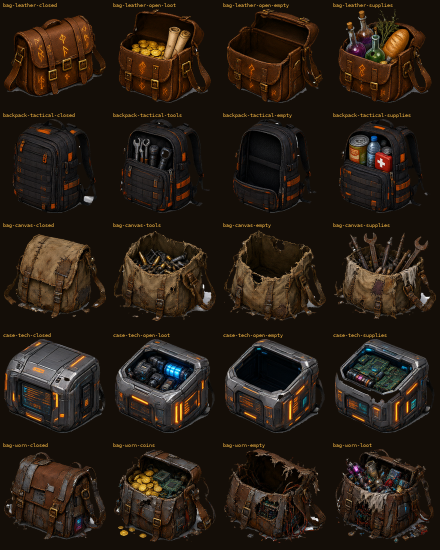
#> input picture furniture/_contact-bag.png, 880 x 1100 px, given in place of bag.png, which was not available (shown at 1/2 size)
$ python prepare_furniture_assets.py
#> lines starting #> are read from the running program, lines starting #| are printed output that depends on the picture
#!/usr/bin/env python3
"""Нарезает мебель из pic_v2/furniture в отдельные PNG с прозрачным фоном.

Сетка исходников: 4 колонки × 5 строк. Ассеты складываются в MVP/furniture/,
не привязываясь к конкретной книге.
"""
from __future__ import annotations

import json
from pathlib import Path

import numpy as np
from PIL import Image, ImageDraw, ImageFont

ROOT = Path(__file__).resolve().parents[1]
SRC = Path('/home/vlad/DeepSeekHome2/pic_v2/furniture')
OUT = ROOT / 'furniture'
ROWS, COLS = 5, 4

NAMES = {
    'bag': [
        'bag-leather-closed', 'bag-leather-open-loot', 'bag-leather-open-empty', 'bag-leather-supplies',
        'backpack-tactical-closed', 'backpack-tactical-tools', 'backpack-tactical-empty', 'backpack-tactical-supplies',
        'bag-canvas-closed', 'bag-canvas-tools', 'bag-canvas-empty', 'bag-canvas-supplies',
        'case-tech-closed', 'case-tech-open-loot', 'case-tech-open-empty', 'case-tech-supplies',
        'bag-worn-closed', 'bag-worn-coins', 'bag-worn-empty', 'bag-worn-loot',
    ],
    'chest': [
        'chest-wood-closed', 'chest-wood-loot', 'chest-wood-open', 'chest-wood-chained',
        'chest-simple-closed', 'chest-simple-loot', 'chest-simple-open', 'chest-code-lock',
        'chest-metal-closed', 'chest-metal-loot', 'chest-metal-open', 'chest-metal-chained',
        'chest-tech-closed', 'chest-tech-loot', 'chest-tech-open', 'chest-tech-device',
        'chest-ornate-closed', 'chest-ornate-fire', 'chest-ornate-open', 'chest-ornate-locked',
    ],
    'closet': [
        'closet-wood-closed', 'closet-wood-open-empty', 'closet-wood-carved', 'closet-wood-supplies',
        'closet-metal-closed', 'closet-metal-open-empty', 'closet-metal-handles', 'closet-metal-medical',
        'closet-rust-closed', 'closet-rust-open-empty', 'closet-rust-damaged', 'closet-rust-loot',
        'closet-tech-closed', 'closet-tech-open-lit', 'closet-tech-panels', 'closet-tech-supplies',
        'closet-bandit-closed', 'closet-bandit-open-empty', 'closet-bandit-locked', 'closet-bandit-loot',
    ],
    'crate': [
        'crate-wood-closed', 'crate-wood-loot', 'crate-wood-open', 'crate-wood-broken',
        'crate-orange-closed', 'crate-orange-tools', 'crate-orange-open', 'crate-orange-damaged',
        'crate-metal-closed', 'crate-metal-wire', 'crate-metal-open', 'crate-metal-broken',
        'crate-tech-closed', 'crate-tech-loot', 'crate-tech-open', 'crate-tech-damaged',
        'crate-worn-closed', 'crate-worn-loot', 'crate-worn-empty', 'crate-worn-broken',
    ],
}
FOLDERS = {'bag': 'bags', 'chest': 'chests', 'closet': 'closets', 'crate': 'crates'}
# Границы взяты по белым промежуткам между рядами/колонками, а не делением на равные
# части: иначе нижняя кромка верхнего предмета попадает в следующий кадр.
BOUNDS = {
    'bag': ([0, 416, 830, 1220, 1610, 2048], [0, 520, 1022, 1520, 2048]),
    'chest': ([0, 420, 785, 1180, 1580, 2048], [0, 520, 1015, 1500, 2048]),
    'closet': ([0, 430, 830, 1230, 1620, 2048], [0, 520, 1030, 1490, 2048]),
    'crate': ([0, 440, 820, 1200, 1590, 2048], [0, 520, 1010, 1510, 2048]),
}


def cut_background(cell: Image.Image) -> Image.Image:
    """Удаляет светло-серый фон, связанный с краями ячейки."""
    rgb = cell.convert('RGB')
    a = np.asarray(rgb).astype(np.int16)
    span = a.max(axis=2) - a.min(axis=2)
    mn = a.min(axis=2)
    # фон и мягкая тень: нейтральные светлые/серые пиксели
    candidate = (span <= 28) & (mn >= 110)
    mask = Image.fromarray((candidate * 255).astype('uint8'), 'L').copy()
    w, h = mask.size
    for seed in ((0, 0), (w - 1, 0), (0, h - 1), (w - 1, h - 1)):
        if mask.getpixel(seed) == 255:
            ImageDraw.floodfill(mask, seed, 128)
    remove = np.asarray(mask) == 128
    # Закрытые петли ручек и щели между straps: чистый белый фон,
    # не связанный с краем ячейки. Убираем и такие островки.
    pure_white = (mn >= 248) & (span <= 10)
    remove |= pure_white
    alpha = np.where(remove, 0, 255).astype('uint8')

    # Убираем светлую кромку, оставшуюся от белого фона, в 1–2 пикселях
    # от прозрачности. Иначе на тёмной сцене вокруг мебели виден белый контур.
    for _ in range(4):
        transparent = alpha == 0
        near_transparent = transparent.copy()
        for dy in (-1, 0, 1):
            for dx in (-1, 0, 1):
                near_transparent |= np.roll(transparent, (dy, dx), (0, 1))
        edge = near_transparent & (alpha > 0)
        fringe = edge & ((mn > 170) | ((span < 35) & (a.max(axis=2) > 150)))
        alpha[fringe] = 0

    # Лёгкая эрозия силуэта убирает оставшуюся белую кромку.
    solid = alpha > 0
    for _ in range(2):
        keep = solid.copy()
        for dy in (-1, 0, 1):
            for dx in (-1, 0, 1):
                keep &= np.roll(solid, (dy, dx), (0, 1))
        solid = keep
    alpha = np.where(solid, 255, 0).astype('uint8')

    out = cell.convert('RGBA')
    out.putalpha(Image.fromarray(alpha, 'L'))
    box = out.getbbox()
    return out.crop(box) if box else out


def main() -> None:
    OUT.mkdir(parents=True, exist_ok=True)
    manifest = {'source': str(SRC), 'grid': {'rows': ROWS, 'cols': COLS}, 'assets': []}
    for kind, names in NAMES.items():
        src = SRC / f'{kind}.png'
        sheet = Image.open(src).convert('RGB')
#> sheet is the input picture: PIL image 880x1100 RGB; mean R, G, B 40.2, 29.7, 20.4
        rows, cols = BOUNDS[kind]
        folder = OUT / FOLDERS[kind]
        folder.mkdir(parents=True, exist_ok=True)
        if len(names) != ROWS * COLS:
            raise ValueError(f'{kind}: {len(names)} names for {ROWS * COLS} cells')
        for index, name in enumerate(names):
            row, col = divmod(index, COLS)
            x0, x1 = cols[col], cols[col + 1]
            y0, y1 = rows[row], rows[row + 1]
            cell = sheet.crop((x0, y0, x1, y1))
            asset = cut_background(cell)
            target = folder / f'{name}.png'
            asset.save(target, 'PNG', optimize=True)
            manifest['assets'].append({
                'type': kind,
                'name': name,
                'file': str(target.relative_to(OUT)),
                'source': f'{kind}.png',
                'row': row + 1,
                'col': col + 1,
                'width': asset.width,
                'height': asset.height,
            })
            print(f'{target.relative_to(ROOT)}  {asset.width}x{asset.height}')
#> this loop made 20 passes
#> box in cut_background on passes 1 to 12: (0, 0, 520, 416), (0, 0, 502, 416), (0, 0, 498, 416), (0, 0, 528, 416), (0, 0, 520, 414), (0, 0, 502, 414), (0, 0, 498, 414), (0, 0, 528, 414), (0, 0, 520, 390), (0, 0, 502, 390), (0, 0, 498, 390), (0, 0, 528, 390)
#> pass 1, in main, `cell = sheet.crop((x0, y0, x1, y1))`:
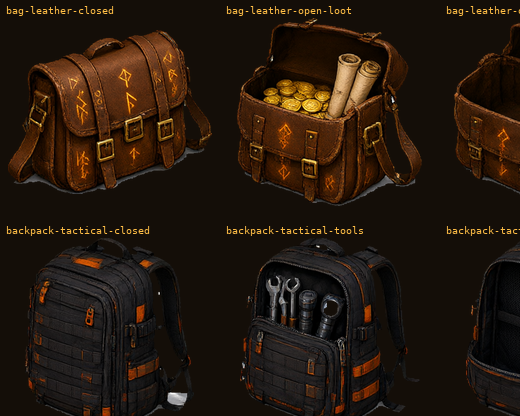
#> cell: PIL image 520x416 RGB; mean R, G, B 37.4, 24.4, 13.6
#> pass 1, in cut_background, `span = a.max(axis=2) - a.min(axis=2)`:
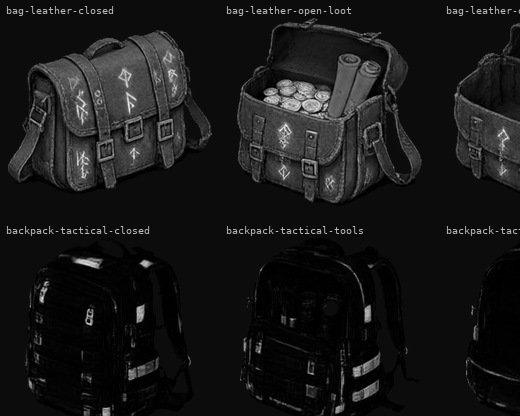
#> span: shape (416, 520) int16; min 0, max 244, mean 24.2
#> pass 1, in cut_background, `mn = a.min(axis=2)`:
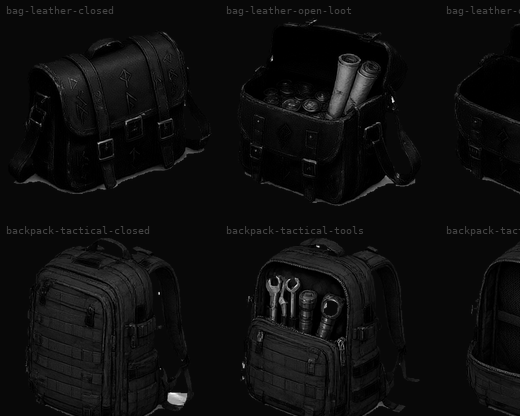
#> mn: shape (416, 520) int16; min 0, max 255, mean 13.3
#> after the loop: cell: PIL image 528x438 RGB; every value is 0
#> pass 2 of the loop in main, `for kind, names in NAMES.items():`:
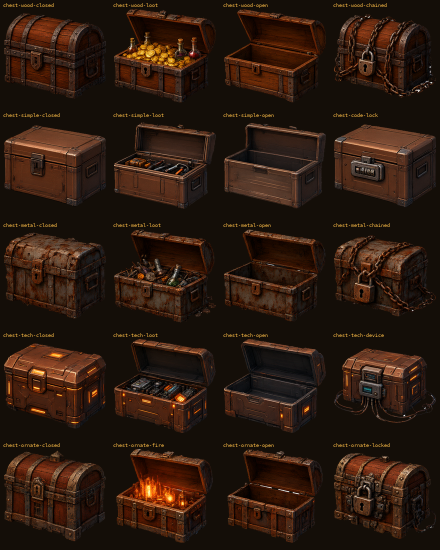
#> input picture furniture/_contact-chest.png, 880 x 1100 px, given in place of chest.png, which was not available (shown at 1/2 size)
#> in main, sheet is the input picture: PIL image 880x1100 RGB; mean R, G, B 44.4, 26.2, 15.3
#> the loop in main, `for index, name in enumerate(names):` made 20 passes
#> box in cut_background on passes 1 to 8: (0, 0, 520, 420), (0, 0, 495, 420), (0, 0, 485, 420), (0, 0, 548, 420), (0, 0, 520, 365), (0, 0, 495, 365), (0, 0, 485, 365), (0, 0, 548, 365)
#> (printed output is left out)
#> pass 1, in main, `cell = sheet.crop((x0, y0, x1, y1))`:
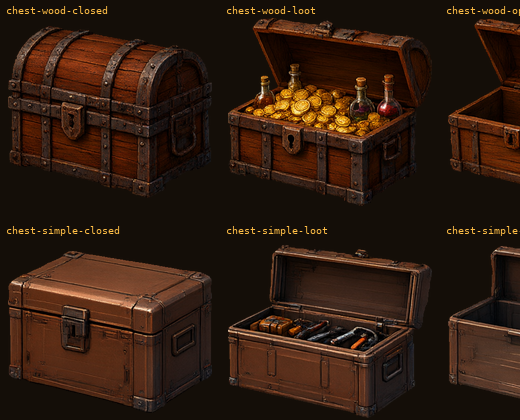
#> cell: PIL image 520x420 RGB; mean R, G, B 47.6, 27.8, 15.8
#> pass 1, in cut_background (call 21), `mn = a.min(axis=2)`:
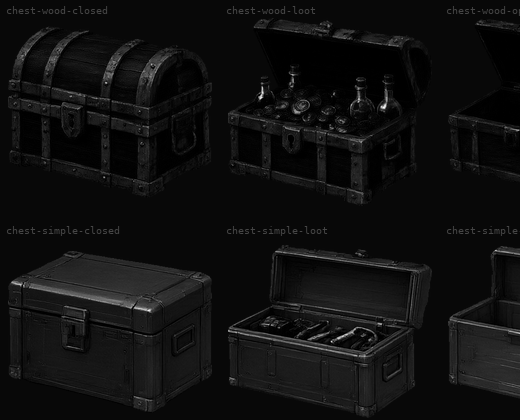
#> mn: shape (420, 520) int16; min 0, max 252, mean 15.8
    (OUT / 'manifest.json').write_text(json.dumps(manifest, ensure_ascii=False, indent=2) + '\n', encoding='utf-8')

    # Контактные листы для быстрой проверки на тёмном фоне.
    for kind in NAMES:
        assets = [a for a in manifest['assets'] if a['type'] == kind]
        cell_w, cell_h = 220, 220
        sheet_out = Image.new('RGB', (COLS * cell_w, ROWS * cell_h), (20, 14, 8))
        draw = ImageDraw.Draw(sheet_out)
        try:
            font = ImageFont.truetype('/usr/share/fonts/truetype/dejavu/DejaVuSansMono.ttf', 10)
        except OSError:
            font = ImageFont.load_default()
        for i, item in enumerate(assets):
            im = Image.open(OUT / item['file']).convert('RGBA')
            im.thumbnail((cell_w - 16, cell_h - 32), Image.Resampling.LANCZOS)
            x = (i % COLS) * cell_w
            y = (i // COLS) * cell_h
            sheet_out.paste(im, (x + (cell_w - im.width) // 2, y + 18 + (cell_h - 32 - im.height) // 2), im)
            draw.text((x + 6, y + 4), item['name'], fill=(255, 190, 70), font=font)
        sheet_out.save(OUT / f'_contact-{kind}.png', 'PNG', optimize=True)


if __name__ == '__main__':
#> (the run stopped early here; a loop or call above may not have finished)
